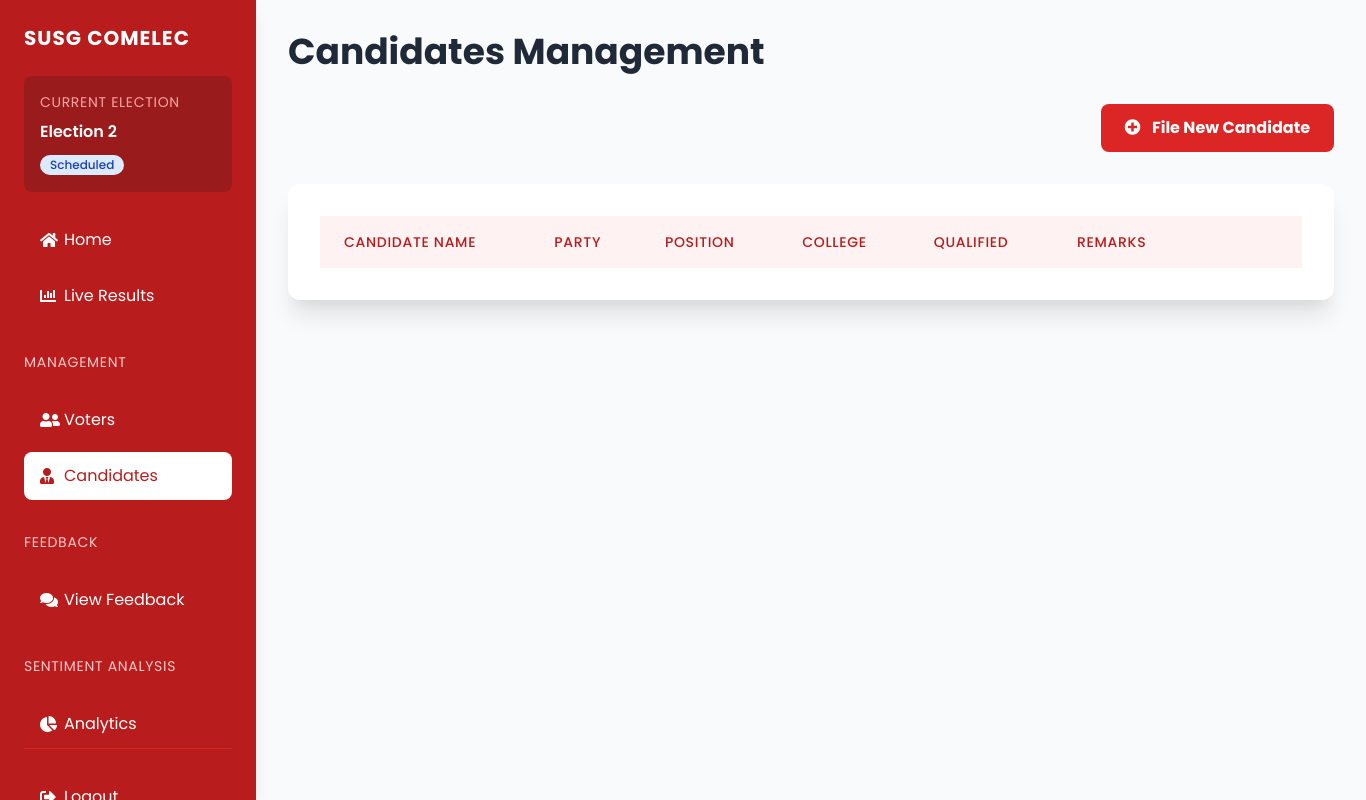
The page /Admin/admin-candidates.php (signed in) on the database as committed earlier.
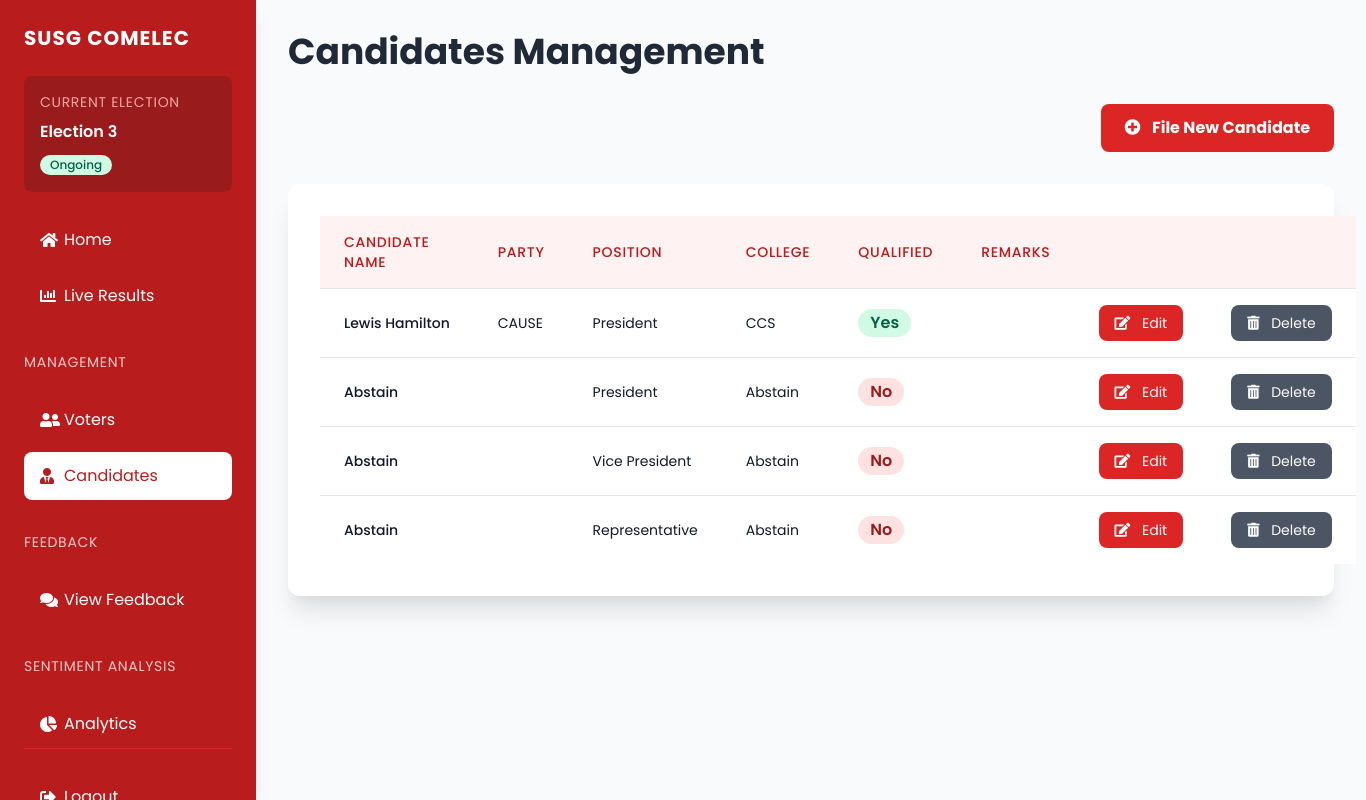
The same page on the database as committed later.
### tables this page shows
CREATE TABLE `elections` (
  `election_id` int(50) NOT NULL,
  `start_datetime` datetime NOT NULL,
  `end_datetime` datetime NOT NULL,
  `status` enum('Scheduled','Ongoing','Completed','') NOT NULL DEFAULT 'Scheduled',
  `created_at` timestamp NOT NULL DEFAULT current_timestamp(),
  `updated_at` timestamp NOT NULL DEFAULT current_timestamp(),
  `election_name` varchar(100) NOT NULL,
  `is_current` tinyint(1) NOT NULL DEFAULT 0
);

CREATE TABLE `candidates` (
  `candidate_id` int(200) NOT NULL,
  `candidate_name` varchar(50) NOT NULL,
  `college_id` int(20) DEFAULT NULL,
  `position_id` int(3) DEFAULT NULL,
  `qualified` tinyint(1) NOT NULL DEFAULT 0,
  `remarks` varchar(255) DEFAULT NULL,
  `candidate_image` varchar(255) DEFAULT NULL,
  `party_id` int(50) DEFAULT NULL,
  `election_id` int(50) NOT NULL
);

CREATE TABLE `parties` (
  `party_id` int(11) NOT NULL,
  `party_name` varchar(50) NOT NULL
);

CREATE TABLE `positions` (
  `position_id` int(3) NOT NULL,
  `position_name` varchar(20) NOT NULL
);

CREATE TABLE `colleges` (
  `college_id` int(20) NOT NULL,
  `college_name` varchar(50) NOT NULL,
  `max_representatives` int(10) NOT NULL
);

### admin/admin-candidates.php (the view, shortened to what this page needs)
<?php
require_once '../connect.php';
$stmt = $pdo->query("SELECT election_id, election_name FROM elections WHERE is_current = 1 LIMIT 1");
$currentElection = $stmt->fetch(PDO::FETCH_ASSOC);
$stmt = $pdo->prepare("
    SELECT c.*, co.college_name, p.position_name, pa.party_name
    FROM candidates c
    LEFT JOIN colleges co ON c.college_id = co.college_id
    LEFT JOIN positions p ON c.position_id = p.position_id
    LEFT JOIN parties pa ON c.party_id = pa.party_id
    WHERE c.election_id = :election_id
");
$stmt->execute(['election_id' => $currentElection['election_id']]);
$candidates = $stmt->fetchAll(PDO::FETCH_ASSOC);
?>
<!DOCTYPE html>
<html lang="en">
<head>
    <link rel="stylesheet" href="https://cdnjs.cloudflare.com/ajax/libs/font-awesome/5.15.4/css/all.min.css">
    <link href="https://cdn.jsdelivr.net/npm/tailwindcss@2.2.19/dist/tailwind.min.css" rel="stylesheet">
</head>
<body class="bg-gray-50">
    <?php include 'sidebar.php'; ?>
    <main class="ml-64 p-8">
        <div class="max-w-7xl mx-auto">
            <h1 class="text-4xl font-bold mb-8 text-gray-800">Candidates Management</h1>
            <div class="mb-8 text-right">
                <button class="bg-red-600 hover:bg-red-700 text-white font-bold py-3 px-6 rounded-lg transition duration-300 transform hover:-translate-y-1" id="openModalBtn">
                    <i class="fas fa-plus-circle mr-2"></i> File New Candidate
                </button>
            </div>
            <div class="bg-white rounded-xl shadow-xl p-8">
                <table class="min-w-full divide-y divide-gray-200">
                    <thead class="bg-red-50">
                        <tr>
                            <th class="px-6 py-4 text-left text-sm font-medium text-red-700 uppercase tracking-wider">Candidate Name</th>
                            <th class="px-6 py-4 text-left text-sm font-medium text-red-700 uppercase tracking-wider">Party</th>
                            <th class="px-6 py-4 text-left text-sm font-medium text-red-700 uppercase tracking-wider">Position</th>
                            <th class="px-6 py-4 text-left text-sm font-medium text-red-700 uppercase tracking-wider">College</th>
                            <th class="px-6 py-4 text-left text-sm font-medium text-red-700 uppercase tracking-wider">Qualified</th>
                            <th class="px-6 py-4 text-left text-sm font-medium text-red-700 uppercase tracking-wider">Remarks</th>
                            <th class="px-6 py-4 text-left text-sm font-medium text-red-700 uppercase tracking-wider"></th>
                            <th class="px-6 py-4 text-left text-sm font-medium text-red-700 uppercase tracking-wider"></th>
                        </tr>
                    </thead>
                    <tbody class="bg-white divide-y divide-gray-200">
                        <?php foreach ($candidates as $candidate): ?>
                        <tr class="hover:bg-gray-50">
                            <td class="px-6 py-4 whitespace-nowrap text-sm font-medium text-gray-900"><?php echo htmlspecialchars($candidate['candidate_name']); ?></td>
                            <td class="px-6 py-4 whitespace-nowrap text-sm text-gray-900"><?php echo htmlspecialchars($candidate['party_name']); ?></td>
                            <td class="px-6 py-4 whitespace-nowrap text-sm text-gray-900"><?php echo htmlspecialchars($candidate['position_name']); ?></td>
                            <td class="px-6 py-4 whitespace-nowrap text-sm text-gray-900"><?php echo htmlspecialchars($candidate['college_name']); ?></td>
                            <td class="px-6 py-4 whitespace-nowrap">
                                <span class="px-3 py-1 inline-flex text-base leading-5 font-semibold rounded-full <?php echo $candidate['qualified'] ? 'bg-green-100 text-green-800' : 'bg-red-100 text-red-800'; ?>">
                                    <?php echo $candidate['qualified'] ? 'Yes' : 'No'; ?>
                                </span>
                            </td>
                            <td class="px-6 py-4 whitespace-nowrap text-sm text-gray-900"><?php echo htmlspecialchars($candidate['remarks']); ?></td>
                            <td class="px-6 py-4 whitespace-nowrap">
                                <button class="edit-btn bg-red-600 hover:bg-red-700 text-white px-4 py-2 rounded-lg text-sm transition duration-300 transform hover:-translate-y-1"
                                        data-candidate='<?php echo json_encode($candidate); ?>'>
                                    <i class="fas fa-edit mr-2"></i> Edit
                                </button>
                            </td>
                            <td class="px-6 py-4 whitespace-nowrap">
                                <button class="delete-btn bg-gray-600 hover:bg-gray-700 text-white px-4 py-2 rounded-lg text-sm transition duration-300 transform hover:-translate-y-1"
                                        data-candidate-id="<?php echo $candidate['candidate_id']; ?>">
                                    <i class="fas fa-trash-alt mr-2"></i> Delete
                                </button>
                            </td>
                        </tr>
                        <?php endforeach; ?>
                    </tbody>
                </table>
            </div>
        </div>
    </main>
</body>
</html>

### admin/sidebar.php (shortened to what this page needs)
<?php
try {
    require_once '../connect.php';
    $stmt = $pdo->prepare("SELECT * FROM elections WHERE is_current = 1 LIMIT 1");
    $stmt->execute();
    $currentElection = $stmt->fetch(PDO::FETCH_ASSOC);
} catch (PDOException $e) {
    $currentElection = null;
}
$current_page = basename($_SERVER['PHP_SELF']);
?>
<!DOCTYPE html>
<html lang="en">
<head>
    <link rel="stylesheet" href="https://cdnjs.cloudflare.com/ajax/libs/font-awesome/5.15.4/css/all.min.css">
    <link href="https://cdn.jsdelivr.net/npm/tailwindcss@2.2.19/dist/tailwind.min.css" rel="stylesheet">
</head>
<body class="bg-gray-50">
    <div class="fixed top-0 left-0 h-full w-64 bg-red-700 text-white p-6 flex flex-col justify-between shadow-lg">
        <div class="space-y-8">
            <div class="space-y-6">
                <h2 class="text-xl font-bold tracking-wider">SUSG COMELEC</h2>
                <div class="bg-red-800 rounded-lg p-4">
                    <p class="text-sm text-red-300 uppercase tracking-wider mb-2">Current Election</p>
                    <?php if ($currentElection): ?>
                        <p class="font-semibold text-white truncate mb-2"><?php echo htmlspecialchars($currentElection['election_name']); ?></p>
                        <span class="inline-flex items-center px-2.5 py-0.5 rounded-full text-xs font-medium
                            <?php echo strtolower($currentElection['status']) === 'ongoing'
                                ? 'bg-green-100 text-green-800'
                                : (strtolower($currentElection['status']) === 'scheduled'
                                    ? 'bg-blue-100 text-blue-800'
                                    : 'bg-gray-100 text-gray-800'); ?>">
                            <?php echo htmlspecialchars($currentElection['status']); ?>
                        </span>
                    <?php else: ?>
                        <p class="text-red-300 italic">No active election</p>
                    <?php endif; ?>
                </div>
                <nav class="space-y-2">
                    <a href="admin-home.php"
                       class="flex items-center px-4 py-3 rounded-lg transition-colors duration-200 <?php echo $current_page == 'admin-home.php' ? 'bg-white text-red-700' : 'hover:bg-red-600'; ?>">
                        <i class="fas fa-home w-6"></i>
                        <span>Home</span>
                    </a>
                    <a href="admin-liveresults.php"
                       class="flex items-center px-4 py-3 rounded-lg transition-colors duration-200 <?php echo $current_page == 'admin-liveresults.php' ? 'bg-white text-red-700' : 'hover:bg-red-600'; ?>">
                        <i class="fas fa-chart-bar w-6"></i>
                        <span>Live Results</span>
                    </a>
                </nav>
            </div>
            <div class="space-y-6">
                <h3 class="text-sm uppercase tracking-wider text-red-200">Management</h3>
                <nav class="space-y-2">
                    <a href="admin-voters.php"
                       class="flex items-center px-4 py-3 rounded-lg transition-colors duration-200 <?php echo $current_page == 'admin-voters.php' ? 'bg-white text-red-700' : 'hover:bg-red-600'; ?>">
                        <i class="fas fa-user-friends w-6"></i>
                        <span>Voters</span>
                    </a>
                    <a href="admin-candidates.php"
                       class="flex items-center px-4 py-3 rounded-lg transition-colors duration-200 <?php echo $current_page == 'admin-candidates.php' ? 'bg-white text-red-700' : 'hover:bg-red-600'; ?>">
                        <i class="fas fa-user-tie w-6"></i>
                        <span>Candidates</span>
                    </a>
                </nav>
            </div>
            <div class="space-y-6">
                <h3 class="text-sm uppercase tracking-wider text-red-200">Feedback</h3>
                <nav class="space-y-2">
                    <a href="admin-feedback.php"
                       class="flex items-center px-4 py-3 rounded-lg transition-colors duration-200 <?php echo $current_page == 'admin-feedback.php' ? 'bg-white text-red-700' : 'hover:bg-red-600'; ?>">
                        <i class="fas fa-comments w-6"></i>
                        <span>View Feedback</span>
                    </a>
                </nav>
            </div>
            <div class="space-y-6">
                <h3 class="text-sm uppercase tracking-wider text-red-200">Sentiment Analysis</h3>
                <nav class="space-y-2">
                    <a href="admin-analytics.php"
                       class="flex items-center px-4 py-3 rounded-lg transition-colors duration-200 <?php echo $current_page == 'admin-analytics.php' ? 'bg-white text-red-700' : 'hover:bg-red-600'; ?>">
                        <i class="fas fa-chart-pie w-6"></i>
                        <span>Analytics</span>
                    </a>
                </nav>
            </div>
        </div>
        <div class="pt-6 border-t border-red-600">
            <a href="../logout.php?type=comelec"
               class="flex items-center px-4 py-3 rounded-lg transition-colors duration-200 hover:bg-red-600">
                <i class="fas fa-sign-out-alt w-6"></i>
                <span>Logout</span>
            </a>
        </div>
    </div>
</body>
</html>

### admin/sidebar.php (style rules this page uses)
body { font-family: 'Poppins', sans-serif; }

Rows that differ between the two databases and show on the page:
removed elections: election_name "Election 2", status "Scheduled"
added elections: election_name "Election 3", status "Ongoing"
added candidates: candidate_name "Lewis Hamilton", party.party_name "CAUSE", position.position_name "President", college.college_name "CCS", qualified "Yes"
added candidates: candidate_name "Abstain", position.position_name "President", college.college_name "Abstain", qualified "No"
added candidates: candidate_name "Abstain", position.position_name "Vice President", college.college_name "Abstain", qualified "No"
added candidates: candidate_name "Abstain", position.position_name "Representative", college.college_name "Abstain", qualified "No"
